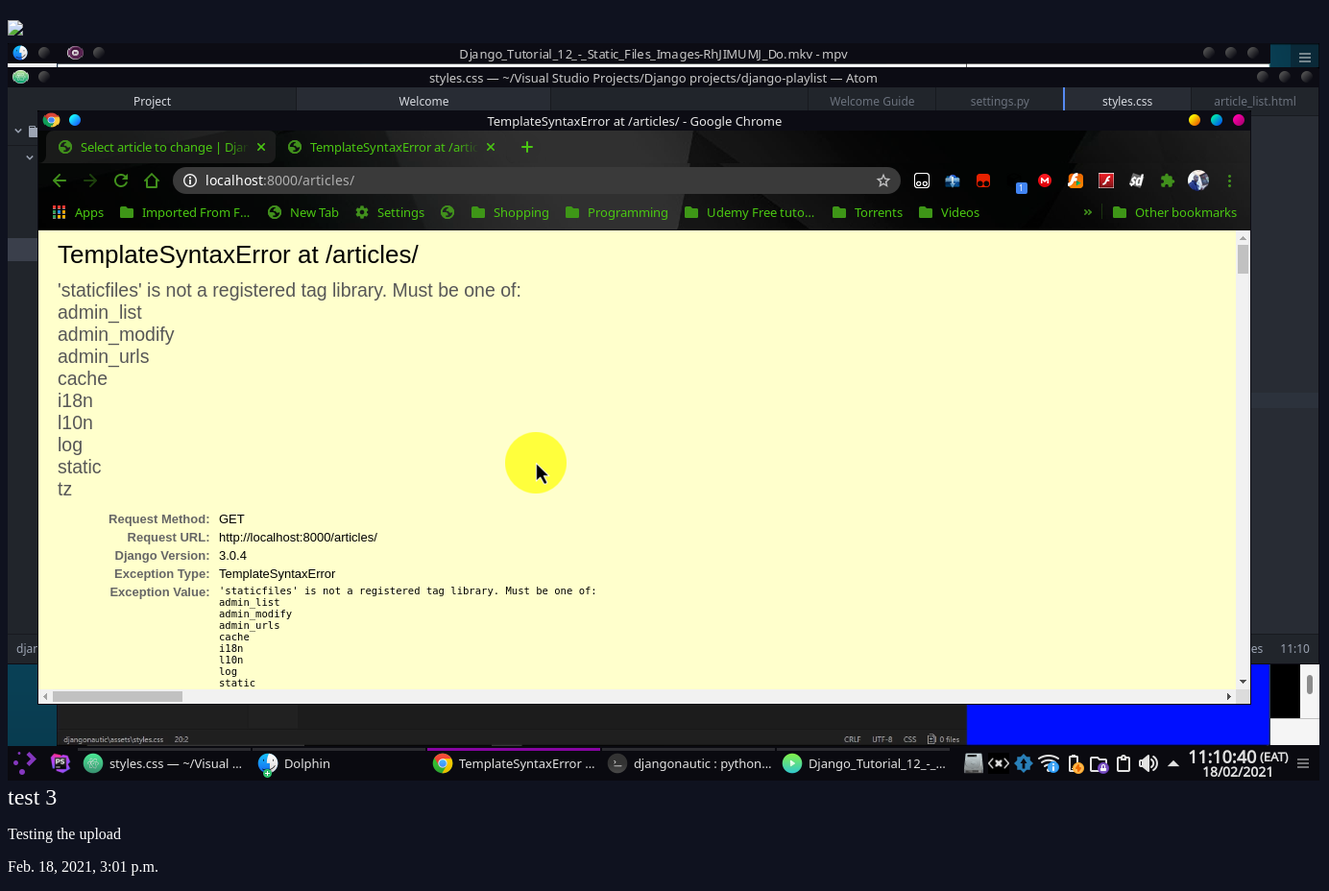
The app's page /articles/test-3/ with its own data.
### articles/models.py (models this page shows, shortened)
class Article(models.Model):
    title = models.CharField(max_length=100)
    slug = models.SlugField()
    body = models.TextField()
    date = models.DateTimeField(auto_now_add=True)
    thumb = models.ImageField(default='default.png', blank=True)

### articles/views.py (the view)
# urls.py: path(r'<slug>/', views.article_detail, name='detail'),
def article_detail(request, slug):
    article = Article.objects.get(slug=slug)
    return render(request, 'articles/article_detail.html', {'article':article})

### articles/templates/articles/article_detail.html
{% extends 'base_layout.html' %}
{% block content %}
<div class="article-detail">
  <div class="article">
    <img src="{{article.thumb.url}}"/>
    <h2>{{article.title}}</h2>
    <p>{{article.body}}</p>
      <p>{{article.date}}</p>
  </div>
</div>
{% endblock %}

### assets/styles.css (style rules this page uses)
body { background-color: #0f121f; background-image: url(stars.png); background-repeat-y: no-repeat; color: #fff; }
body * { font-family: Ubuntu; }
h1,h2,h3,h4,h5 { font-weight: normal; margin: 0; }

### records on screen
Article: thumb (picture), title "test 3", body "Testing the upload", date "Feb. 18, 2021, 3:01 p.m."
